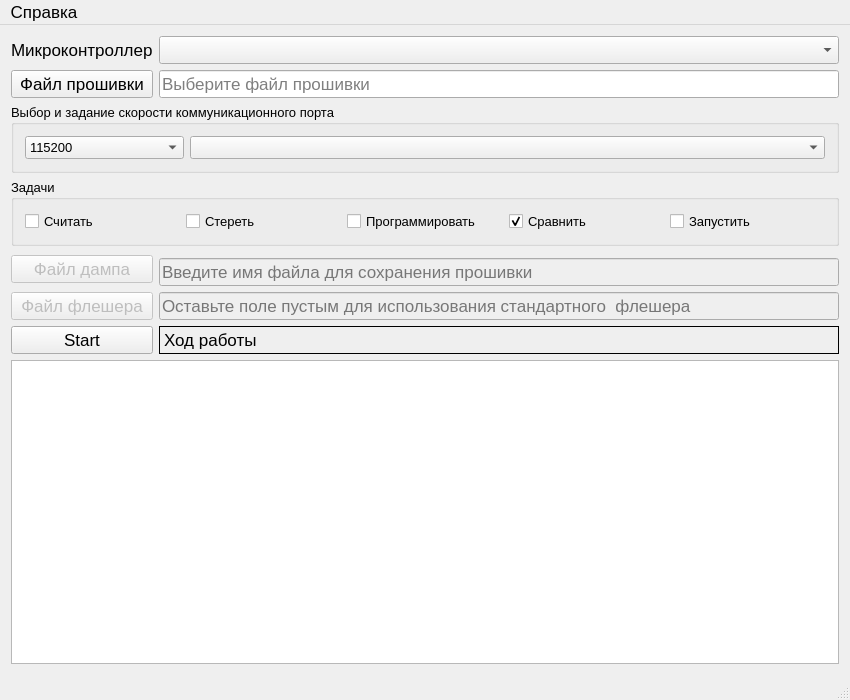
<?xml version="1.0" encoding="UTF-8"?>
<ui version="4.0">
 <class>MdrFwUForm</class>
 <widget class="QMainWindow" name="MdrFwUForm">
  <property name="geometry">
   <rect>
    <x>0</x>
    <y>0</y>
    <width>850</width>
    <height>700</height>
   </rect>
  </property>
  <property name="font">
   <font>
    <pointsize>13</pointsize>
   </font>
  </property>
  <widget class="QWidget" name="centralWidget">
   <layout class="QGridLayout" name="gridLayout">
    <item row="7" column="0" colspan="2">
     <widget class="QGroupBox" name="groupBox">
      <property name="font">
       <font>
        <pointsize>10</pointsize>
       </font>
      </property>
      <property name="title">
       <string>Выбор и задание скорости коммуникационного порта</string>
      </property>
      <layout class="QHBoxLayout" name="horizontalLayout_3" stretch="1,4">
       <item>
        <widget class="QComboBox" name="portBaudrateCB">
         <property name="currentIndex">
          <number>7</number>
         </property>
         <item>
          <property name="text">
           <string>1200</string>
          </property>
         </item>
         <item>
          <property name="text">
           <string>2400</string>
          </property>
         </item>
         <item>
          <property name="text">
           <string>4800</string>
          </property>
         </item>
         <item>
          <property name="text">
           <string>9600</string>
          </property>
         </item>
         <item>
          <property name="text">
           <string>19200</string>
          </property>
         </item>
         <item>
          <property name="text">
           <string>38400</string>
          </property>
         </item>
         <item>
          <property name="text">
           <string>57600</string>
          </property>
         </item>
         <item>
          <property name="text">
           <string>115200</string>
          </property>
         </item>
         <item>
          <property name="text">
           <string>230400</string>
          </property>
         </item>
         <item>
          <property name="text">
           <string>460800</string>
          </property>
         </item>
         <item>
          <property name="text">
           <string>921600</string>
          </property>
         </item>
        </widget>
       </item>
       <item>
        <widget class="QComboBox" name="portNameCB"/>
       </item>
      </layout>
     </widget>
    </item>
    <item row="6" column="0">
     <widget class="QPushButton" name="openFilePB">
      <property name="text">
       <string>Файл прошивки</string>
      </property>
     </widget>
    </item>
    <item row="6" column="1">
     <widget class="QLineEdit" name="fwfnLE">
      <property name="placeholderText">
       <string>Выберите файл прошивки</string>
      </property>
     </widget>
    </item>
    <item row="11" column="1">
     <widget class="QLineEdit" name="flasherfnLE">
      <property name="enabled">
       <bool>false</bool>
      </property>
      <property name="text">
       <string/>
      </property>
      <property name="placeholderText">
       <string>Оставьте поле пустым для использования стандартного  флешера</string>
      </property>
     </widget>
    </item>
    <item row="12" column="1">
     <widget class="QLabel" name="sL">
      <property name="frameShape">
       <enum>QFrame::Box</enum>
      </property>
      <property name="text">
       <string>Ход работы</string>
      </property>
     </widget>
    </item>
    <item row="2" column="0">
     <widget class="QLabel" name="label">
      <property name="text">
       <string>Микроконтроллер</string>
      </property>
     </widget>
    </item>
    <item row="8" column="0" colspan="2">
     <widget class="QGroupBox" name="taskGB">
      <property name="font">
       <font>
        <pointsize>10</pointsize>
       </font>
      </property>
      <property name="title">
       <string>Задачи</string>
      </property>
      <layout class="QHBoxLayout" name="horizontalLayout_2">
       <item>
        <widget class="QCheckBox" name="dumpCB">
         <property name="text">
          <string>Считать</string>
         </property>
        </widget>
       </item>
       <item>
        <widget class="QCheckBox" name="eraseCB">
         <property name="text">
          <string>Стереть</string>
         </property>
        </widget>
       </item>
       <item>
        <widget class="QCheckBox" name="programCB">
         <property name="text">
          <string>Программировать</string>
         </property>
        </widget>
       </item>
       <item>
        <widget class="QCheckBox" name="verifyCB">
         <property name="text">
          <string>Сравнить</string>
         </property>
         <property name="checked">
          <bool>true</bool>
         </property>
        </widget>
       </item>
       <item>
        <widget class="QCheckBox" name="runCB">
         <property name="text">
          <string>Запустить</string>
         </property>
        </widget>
       </item>
      </layout>
     </widget>
    </item>
    <item row="10" column="1">
     <widget class="QLineEdit" name="dumpfnLE">
      <property name="enabled">
       <bool>false</bool>
      </property>
      <property name="text">
       <string/>
      </property>
      <property name="placeholderText">
       <string>Введите имя файла для сохранения прошивки</string>
      </property>
     </widget>
    </item>
    <item row="9" column="0" rowspan="2">
     <widget class="QPushButton" name="dumpfnPB">
      <property name="enabled">
       <bool>false</bool>
      </property>
      <property name="text">
       <string>Файл дампа</string>
      </property>
     </widget>
    </item>
    <item row="12" column="0">
     <widget class="QPushButton" name="startStopPB">
      <property name="text">
       <string>Start</string>
      </property>
      <property name="checkable">
       <bool>true</bool>
      </property>
     </widget>
    </item>
    <item row="2" column="1">
     <widget class="QComboBox" name="mcuSelectCB"/>
    </item>
    <item row="13" column="0" colspan="2">
     <widget class="QPlainTextEdit" name="t">
      <property name="font">
       <font>
        <pointsize>10</pointsize>
       </font>
      </property>
      <property name="readOnly">
       <bool>true</bool>
      </property>
     </widget>
    </item>
    <item row="11" column="0">
     <widget class="QPushButton" name="flasherfnPB">
      <property name="enabled">
       <bool>false</bool>
      </property>
      <property name="text">
       <string>Файл флешера</string>
      </property>
     </widget>
    </item>
   </layout>
  </widget>
  <widget class="QMenuBar" name="menuBar">
   <property name="geometry">
    <rect>
     <x>0</x>
     <y>0</y>
     <width>850</width>
     <height>35</height>
    </rect>
   </property>
   <widget class="QMenu" name="menu">
    <property name="title">
     <string>Справка</string>
    </property>
    <addaction name="action_Qt"/>
    <addaction name="about"/>
   </widget>
   <addaction name="menu"/>
  </widget>
  <widget class="QStatusBar" name="statusBar"/>
  <action name="action_Qt">
   <property name="text">
    <string>О Qt</string>
   </property>
  </action>
  <action name="about">
   <property name="text">
    <string>О программе</string>
   </property>
  </action>
 </widget>
 <layoutdefault spacing="6" margin="11"/>
 <tabstops>
  <tabstop>openFilePB</tabstop>
  <tabstop>fwfnLE</tabstop>
  <tabstop>portBaudrateCB</tabstop>
  <tabstop>portNameCB</tabstop>
  <tabstop>dumpCB</tabstop>
  <tabstop>eraseCB</tabstop>
  <tabstop>programCB</tabstop>
  <tabstop>verifyCB</tabstop>
  <tabstop>runCB</tabstop>
  <tabstop>dumpfnPB</tabstop>
  <tabstop>dumpfnLE</tabstop>
  <tabstop>flasherfnPB</tabstop>
  <tabstop>flasherfnLE</tabstop>
  <tabstop>startStopPB</tabstop>
  <tabstop>t</tabstop>
 </tabstops>
 <resources/>
 <connections/>
</ui>
